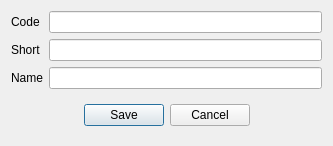
<?xml version="1.0" encoding="UTF-8"?>
<ui version="4.0">
 <class>RENationalityFile</class>
 <widget class="QDialog" name="RENationalityFile">
  <property name="geometry">
   <rect>
    <x>0</x>
    <y>0</y>
    <width>333</width>
    <height>139</height>
   </rect>
  </property>
  <property name="windowTitle">
   <string>Nationality</string>
  </property>
  <layout class="QVBoxLayout" name="verticalLayout">
   <item>
    <layout class="QGridLayout" name="gridLayout">
     <item row="0" column="0">
      <widget class="QLabel" name="label">
       <property name="text">
        <string>Code</string>
       </property>
      </widget>
     </item>
     <item row="2" column="0">
      <widget class="QLabel" name="label_3">
       <property name="text">
        <string>Name</string>
       </property>
      </widget>
     </item>
     <item row="1" column="0">
      <widget class="QLabel" name="label_2">
       <property name="text">
        <string>Short</string>
       </property>
      </widget>
     </item>
     <item row="0" column="1">
      <widget class="EQLineEdit" name="leCode">
       <property name="focusPolicy">
        <enum>Qt::NoFocus</enum>
       </property>
       <property name="readOnly">
        <bool>true</bool>
       </property>
       <property name="Field" stdset="0">
        <string>f_id</string>
       </property>
       <property name="PrimaryKey" stdset="0">
        <bool>true</bool>
       </property>
      </widget>
     </item>
     <item row="1" column="1">
      <widget class="EQLineEdit" name="leShort">
       <property name="maxLength">
        <number>2</number>
       </property>
       <property name="Field" stdset="0">
        <string>f_short</string>
       </property>
      </widget>
     </item>
     <item row="2" column="1">
      <widget class="EQLineEdit" name="leName">
       <property name="Field" stdset="0">
        <string>f_name</string>
       </property>
      </widget>
     </item>
    </layout>
   </item>
   <item>
    <widget class="QWidget" name="widget" native="true">
     <layout class="QHBoxLayout" name="horizontalLayout">
      <item>
       <spacer name="horizontalSpacer">
        <property name="orientation">
         <enum>Qt::Horizontal</enum>
        </property>
        <property name="sizeHint" stdset="0">
         <size>
          <width>62</width>
          <height>20</height>
         </size>
        </property>
       </spacer>
      </item>
      <item>
       <widget class="QPushButton" name="btnSave">
        <property name="text">
         <string>Save</string>
        </property>
       </widget>
      </item>
      <item>
       <widget class="QPushButton" name="btnCancel">
        <property name="text">
         <string>Cancel</string>
        </property>
       </widget>
      </item>
      <item>
       <spacer name="horizontalSpacer_2">
        <property name="orientation">
         <enum>Qt::Horizontal</enum>
        </property>
        <property name="sizeHint" stdset="0">
         <size>
          <width>61</width>
          <height>20</height>
         </size>
        </property>
       </spacer>
      </item>
     </layout>
    </widget>
   </item>
  </layout>
 </widget>
 <customwidgets>
  <customwidget>
   <class>EQLineEdit</class>
   <extends>QLineEdit</extends>
   <header location="global">eqlineedit.h</header>
   <slots>
    <signal>customButtonClicked(bool)</signal>
   </slots>
  </customwidget>
 </customwidgets>
 <tabstops>
  <tabstop>leShort</tabstop>
  <tabstop>leName</tabstop>
  <tabstop>btnSave</tabstop>
  <tabstop>btnCancel</tabstop>
 </tabstops>
 <resources/>
 <connections/>
</ui>
